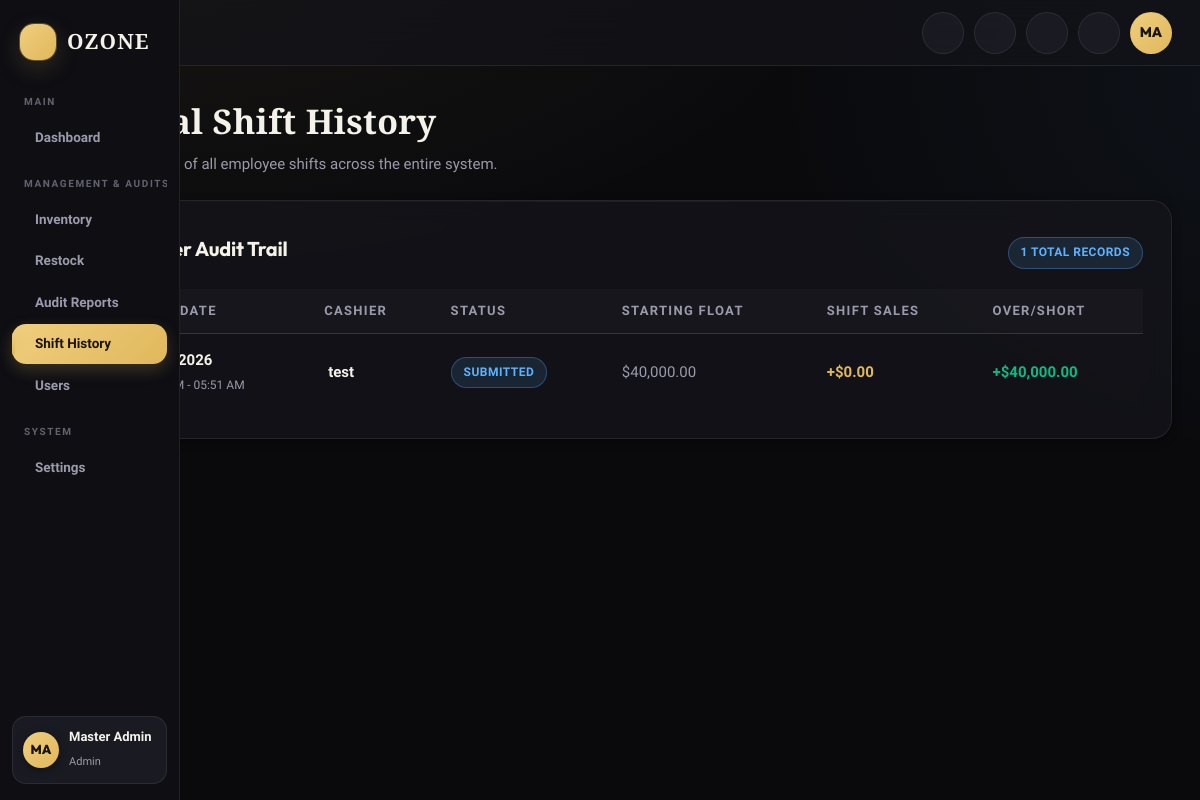
Page /admin/history.php (signed in) on the committed database.
### tables this page shows
CREATE TABLE `shifts` (
  `id` int(11) NOT NULL,
  `cashier_id` int(11) NOT NULL,
  `starting_cash` decimal(10,2) NOT NULL,
  `ending_cash` decimal(10,2) DEFAULT NULL,
  `clock_in` datetime NOT NULL DEFAULT current_timestamp(),
  `clock_out` datetime DEFAULT NULL,
  `status` enum('active','closed') NOT NULL DEFAULT 'active',
  `submitted_at` datetime DEFAULT NULL
);

CREATE TABLE `users` (
  `id` int(11) NOT NULL,
  `full_name` varchar(100) NOT NULL,
  `username` varchar(50) NOT NULL,
  `password_hash` varchar(255) NOT NULL,
  `role` enum('admin','cashier') NOT NULL DEFAULT 'cashier',
  `created_at` timestamp NOT NULL DEFAULT current_timestamp()
);

### admin/history.php (the view, shortened to what this page needs)
<?php
require_once '../config/db.php';
$stmt = $pdo->query("
    SELECT s.*, u.full_name as cashier_name,
    (SELECT SUM(total) FROM sales WHERE cashier_id = s.cashier_id AND created_at >= s.clock_in AND created_at <= IFNULL(s.clock_out, NOW())) as shift_sales
    FROM shifts s
    JOIN users u ON s.cashier_id = u.id
    ORDER BY s.clock_in DESC
");
$shifts = $stmt->fetchAll(PDO::FETCH_ASSOC);
?>
<?php
require '../includes/staff_header.php';
?>
        <h1 class="kami-page-title">Global Shift History</h1>
        <p class="kami-page-sub">Master ledger of all employee shifts across the entire system.</p>
        <div class="card glass animate-fade-in">
            <div class="card-header" style="border:none; padding:0; margin-bottom: 20px;">
                <h3><i class="ph-bold ph-books"></i> Master Audit Trail</h3>
                <div class="badge badge-info" style="margin-top: 8px; display: inline-block;"><?= count($shifts) ?> Total Records</div>
            </div>
            <div class="table-responsive">
                <table class="data-table">
                    <thead>
                        <tr>
                            <th>Shift Date</th>
                            <th>Cashier</th>
                            <th>Status</th>
                            <th>Starting Float</th>
                            <th>Shift Sales</th>
                            <th>Over/Short</th>
                        </tr>
                    </thead>
                    <tbody>
                        <?php if (empty($shifts)): ?>
                            <tr>
                                <td colspan="6" data-label="Status" style="text-align:center; padding:32px; color: var(--kami-text-dim);">
                                    <i class="ph ph-warning-circle" style="font-size: 32px; margin-bottom: 8px; display: block;"></i>
                                    No system shifts recorded yet.
                                </td>
                            </tr>
                        <?php else: ?>
                            <?php foreach ($shifts as $s):
                                $sales = (float)($s['shift_sales'] ?? 0);
                                $expected = (float)$s['starting_cash'] + $sales;
                                $discrepancy = ($s['status'] === 'closed') ? ((float)$s['ending_cash'] - $expected) : 0;
                            ?>
                                <tr class="hover-scale">
                                    <td data-label="Shift Date" style="font-weight: 600; font-size: 15px;">
                                        <?= date('M j, Y', strtotime($s['clock_in'])) ?><br>
                                        <span style="font-size: 12px; color: var(--kami-text-muted); font-weight: 500; display: inline-block; margin-top: 2px;">
                                            <?= date('h:i A', strtotime($s['clock_in'])) ?> - <?= $s['clock_out'] ? date('h:i A', strtotime($s['clock_out'])) : 'Active' ?>
                                        </span>
                                    </td>
                                    <td data-label="Cashier" style="font-weight: 700; font-size: 15px;">
                                        <i class="ph-fill ph-user" style="color: var(--kami-text-dim); margin-right: 4px;"></i> <?= htmlspecialchars($s['cashier_name']) ?>
                                    </td>
                                    <td data-label="Status">
                                        <?php if ($s['status'] === 'active'): ?>
                                            <span class="badge badge-success">On Duty</span>
                                        <?php elseif ($s['submitted_at']): ?>
                                            <span class="badge badge-info">Submitted</span>
                                        <?php else: ?>
                                            <span class="badge badge-danger">Closed (Unsubmitted)</span>
                                        <?php endif; ?>
                                    </td>
                                    <td data-label="Starting Float" style="color: var(--kami-text-muted); font-size: 15px;">
                                        $<?= number_format((float)$s['starting_cash'], 2) ?>
                                    </td>
                                    <td data-label="Shift Sales" style="color: var(--kami-accent); font-weight: 700; font-size: 15px;">
                                        +$<?= number_format($sales, 2) ?>
                                    </td>
                                    <td data-label="Over/Short">
                                        <?php if ($s['status'] === 'active'): ?>
                                            <span style="color: var(--kami-text-dim); font-size: 13px; font-weight: 600;">In Progress</span>
                                        <?php elseif ($discrepancy === 0.0): ?>
                                            <span style="color: #10b981; font-weight: 700; font-size: 14px;"><i class="ph-bold ph-check"></i> Balanced</span>
                                        <?php else: ?>
                                            <span style="color: <?= $discrepancy > 0 ? '#10b981' : '#ef4444' ?>; font-weight: 700; font-size: 15px;">
                                                <?= $discrepancy > 0 ? '+' : '' ?>$<?= number_format($discrepancy, 2) ?>
                                            </span>
                                        <?php endif; ?>
                                    </td>
                                </tr>
                            <?php endforeach; ?>
                        <?php endif; ?>
                    </tbody>
                </table>
            </div>
        </div>
<?php require '../includes/staff_footer.php'; ?>

### admin/history.php (style rules this page uses)
*, *::before, *::after { box-sizing: border-box; }
.table-responsive { width: 100%; overflow-x: auto; -webkit-overflow-scrolling: touch; }
.data-table { width: 100%; border-collapse: collapse; min-width: 650px; }
.data-table th { text-align: left; padding: 12px 16px; border-bottom: 1px solid var(--kami-border); color: var(--kami-text-muted); font-size: 13px; font-weight: 600; }
.data-table td { padding: 14px 16px; border-bottom: 1px solid rgba(255,255,255,0.02); }

### rows in the picture
shifts: clock_in "Jun 3, 2026", clock_in "05:50 AM", clock_out "05:51 AM", users.full_name "test", status "SUBMITTED", starting_cash "40,000.00", sales "0.00", discrepancy "40,000.00"

### other values in the picture
$initials "MA"
count($shifts) "1"
